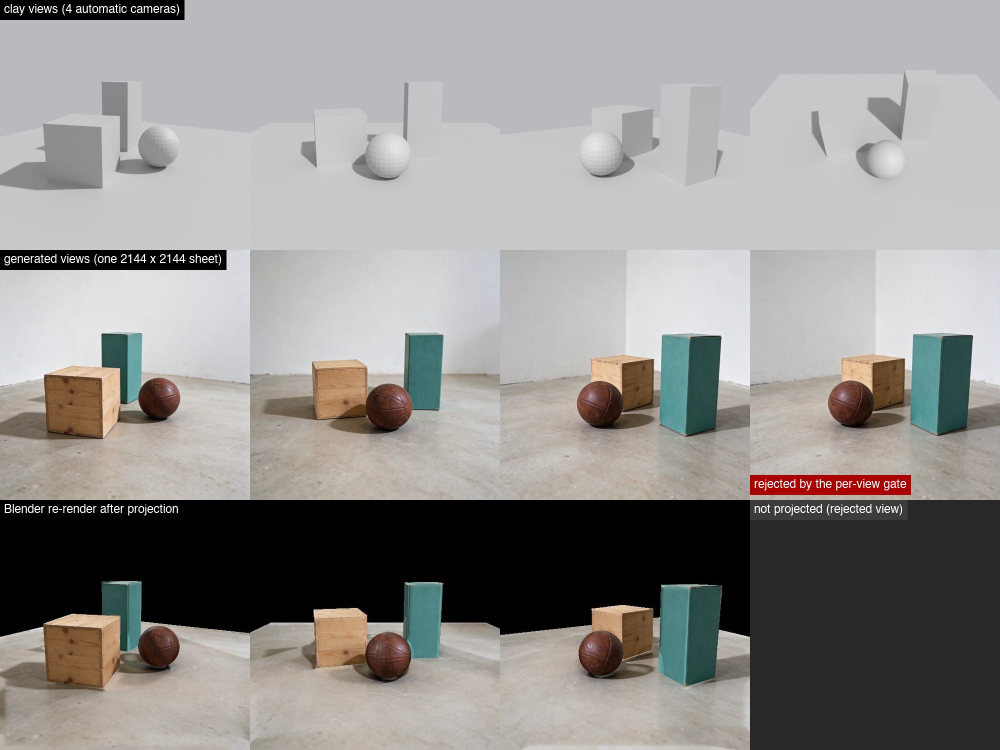
#> input picture gallery/second-input.jpg, 2000 x 1500 px (shown at 1/2 size)
$ python -i verify.py   (imports and definitions only)   (older library calls are emulated)
#> lines starting #> are read from the running program, lines starting #| are printed output that depends on the picture; after the words box and inside, x2 and y2 are one past the last pixel; in counts of white or black regions, pixels touching at a corner belong together
"""Numeric proof that views/ follows the conventions (run by `views`; `mvb2r.py views CASE --verify-only`).

Per view, on >= N_SAMPLES random object pixels:
  (a) reprojection: position_world projected with P lands on the pixel centre (px error, must be < 0.05)
  (b) back-projection: the pixel centre at depth_z lands on position_world (mm error)
  (c) depth_z == camera-axis Zc on every object pixel (must be < 1e-4 m), and the gap ray length - depth_z
      (> 0 off-axis: proves depth is not ray length)
  (d) the same world points through Blender's bpy_extras.object_utils.world_to_camera_view (Blender run via
      passes.py --project) agree with P (px, must be < 0.01)
  (f) clay.png quality: fails if > 5 % is the missing-texture magenta or its noise sigma (smooth areas) > 4 levels
  (e) landmarks (views/landmarks.json, optional) projected, occlusion-tested, drawn on clay -> verify/overlay_view_XX.png
Writes views/verify/report.json; exit code 1 when any check fails.
"""
from __future__ import annotations

import numpy as np

from . import cameras as cam_mod
from . import common

N_SAMPLES, SEED = 300, 12345
TOL_REPROJ_PX, TOL_DEPTH_M, TOL_BLENDER_PX = 0.05, 1e-4, 0.01
MAX_MISSING_COLOUR_FRACTION = 0.05      # Blender's missing-texture magenta
MAX_CLAY_NOISE = 4.0                    # robust noise sigma (8-bit levels) in smooth areas


def clay_quality(rgb: np.ndarray) -> dict:
    """Missing-texture colour fraction and robust noise level of a clay render (pure)."""
    import cv2
    r, g, b = (rgb[..., i].astype(np.int32) for i in range(3))
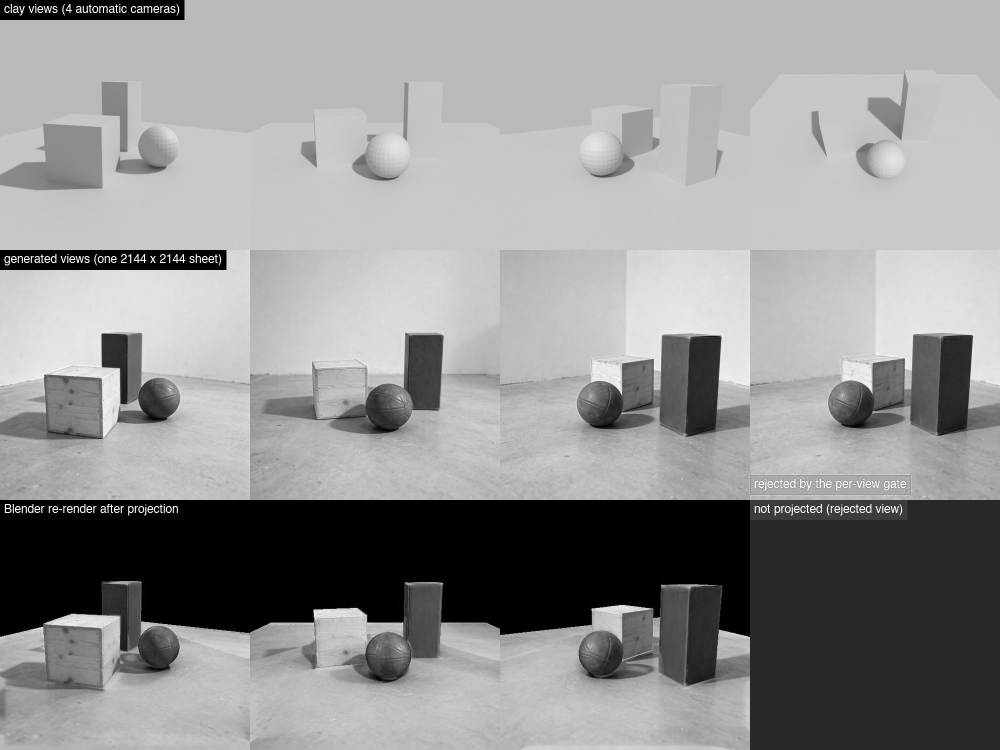
#> r: shape (1500, 2000) int32 (shown at 1/2 size); min 0, max 255, mean 146.6
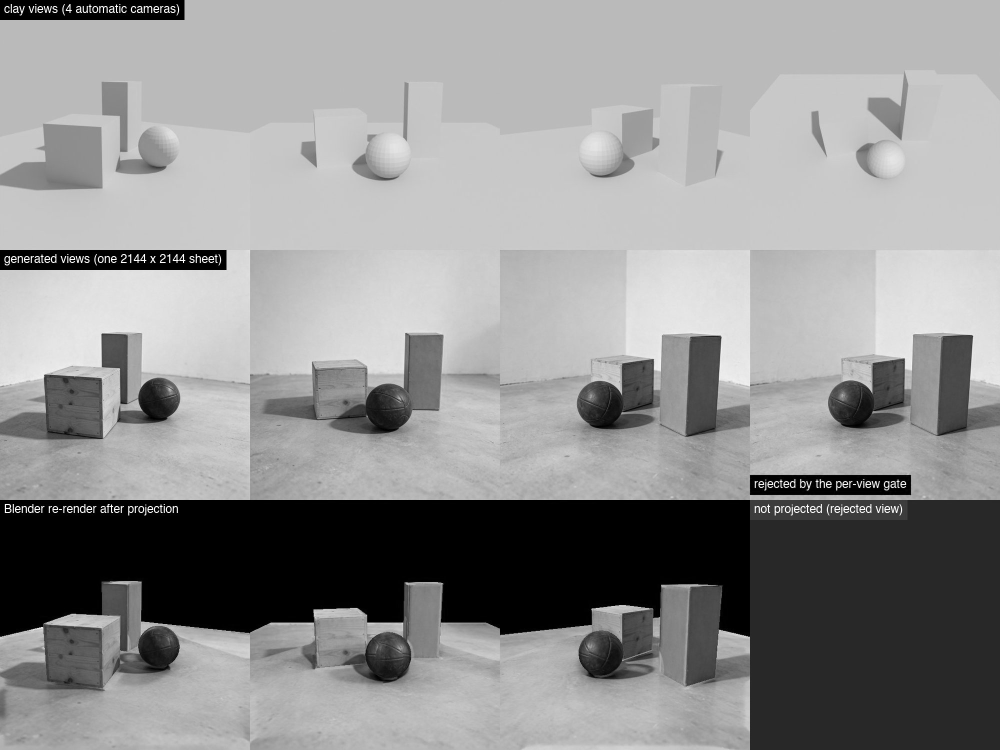
#> g: shape (1500, 2000) int32 (shown at 1/2 size); min 0, max 255, mean 144.6
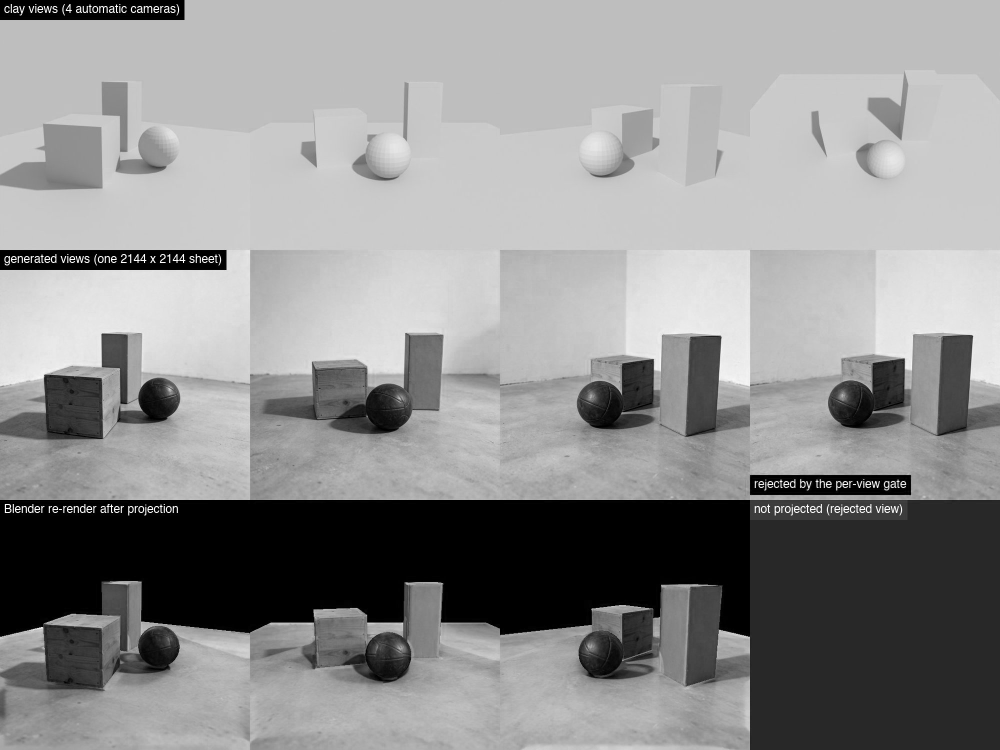
#> b: shape (1500, 2000) int32 (shown at 1/2 size); min 0, max 255, mean 142.7
    magenta = float(((r > 180) & (b > 180) & (g < 90)).mean())
#> magenta = 0
    gray = cv2.cvtColor(rgb, cv2.COLOR_RGB2GRAY)
    resid = gray.astype(np.float32) - cv2.medianBlur(gray, 3).astype(np.float32)
    smooth = cv2.GaussianBlur(gray.astype(np.float32), (0, 0), 2.0)
    grad = cv2.magnitude(cv2.Sobel(smooth, cv2.CV_32F, 1, 0), cv2.Sobel(smooth, cv2.CV_32F, 0, 1))
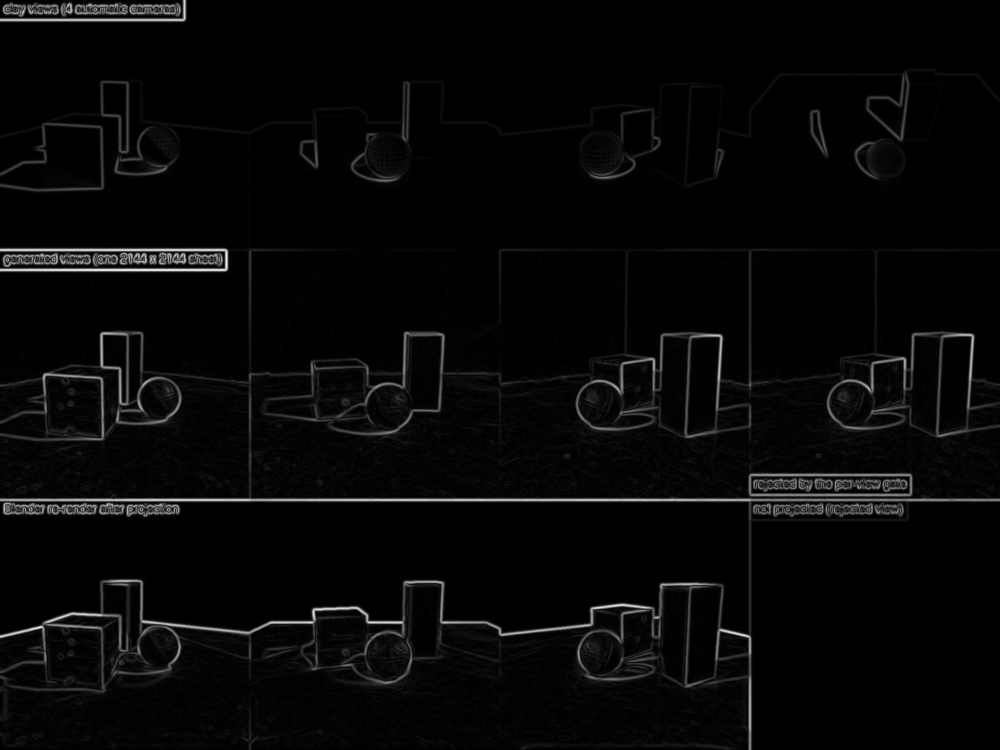
#> grad: shape (1500, 2000) float32 (shown at 1/2 size); min 0, max 339.5, mean 9.8; drawn with min black and max white
    flat = grad < np.percentile(grad, 60)
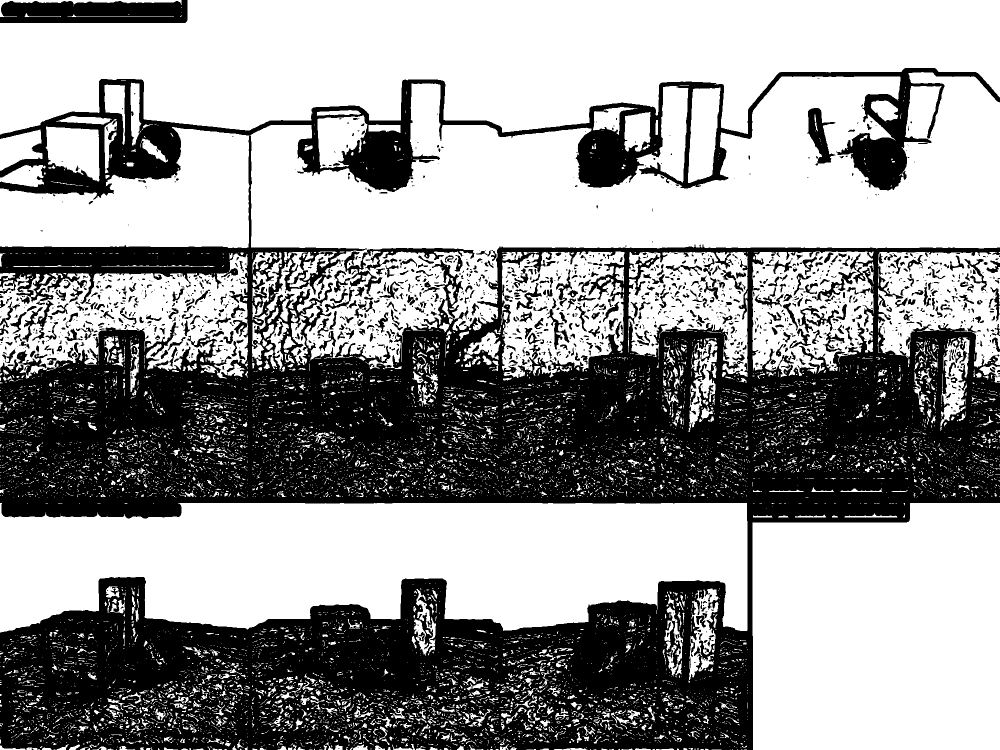
#> flat: shape (1500, 2000) bool (shown at 1/2 size); 60% white; 1676 black regions (1081 under 20 px), largest, box (x1, y1, x2, y2) and area: (0, 136, 2000, 1500) 1116475, (0, 0, 375, 46) 15029, (687, 496, 949, 593) 4226
    sigma = float(1.4826 * np.median(np.abs(resid[flat]))) if flat.any() else 0.0
#> sigma = 0
    std = float(resid[flat].std()) if flat.any() else 0.0
#> std = 0.339
    return {"missing_colour_fraction": round(magenta, 4), "noise_sigma": round(max(sigma, 0.5 * std), 3)}


# [120 lines left out: functions clay_failures, view_checks, failures_of, blender_crosscheck, overlay_landmarks, run_verify, not called in this run]

>>> import cv2
>>> picture = cv2.cvtColor(cv2.imread('../../../../gallery/second-input.jpg'), cv2.COLOR_BGR2RGB)
>>> result = clay_quality(picture)
#> result = {'missing_colour_fraction': 0, 'noise_sigma': 0.17}
